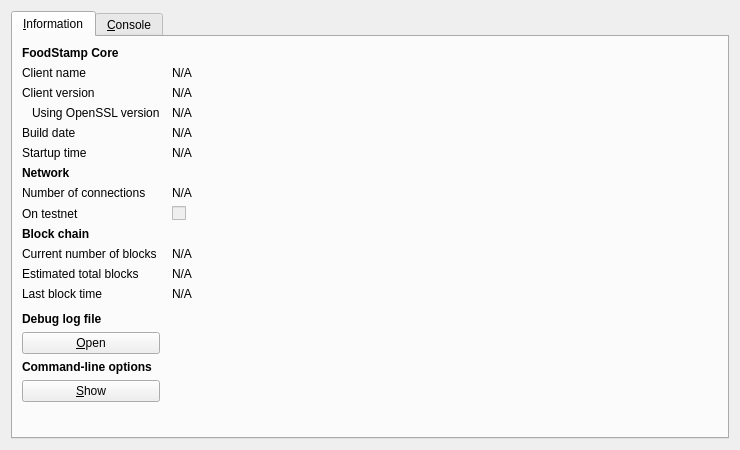
<?xml version="1.0" encoding="UTF-8"?>
<ui version="4.0">
 <class>RPCConsole</class>
 <widget class="QDialog" name="RPCConsole">
  <property name="geometry">
   <rect>
    <x>0</x>
    <y>0</y>
    <width>740</width>
    <height>450</height>
   </rect>
  </property>
  <property name="windowTitle">
   <string>FoodStamp - Debug window</string>
  </property>
  <layout class="QVBoxLayout" name="verticalLayout_2">
   <item>
    <widget class="QTabWidget" name="tabWidget">
     <property name="currentIndex">
      <number>0</number>
     </property>
     <widget class="QWidget" name="tab_info">
      <attribute name="title">
       <string>&amp;Information</string>
      </attribute>
      <layout class="QGridLayout" name="gridLayout" columnstretch="0,1">
       <property name="horizontalSpacing">
        <number>12</number>
       </property>
       <item row="0" column="0">
        <widget class="QLabel" name="label_9">
         <property name="font">
          <font>
           <weight>75</weight>
           <bold>true</bold>
          </font>
         </property>
         <property name="text">
          <string>FoodStamp Core</string>
         </property>
        </widget>
       </item>
       <item row="1" column="0">
        <widget class="QLabel" name="label_5">
         <property name="text">
          <string>Client name</string>
         </property>
        </widget>
       </item>
       <item row="1" column="1">
        <widget class="QLabel" name="clientName">
         <property name="cursor">
          <cursorShape>IBeamCursor</cursorShape>
         </property>
         <property name="text">
          <string>N/A</string>
         </property>
         <property name="textFormat">
          <enum>Qt::PlainText</enum>
         </property>
         <property name="textInteractionFlags">
          <set>Qt::LinksAccessibleByMouse|Qt::TextSelectableByKeyboard|Qt::TextSelectableByMouse</set>
         </property>
        </widget>
       </item>
       <item row="2" column="0">
        <widget class="QLabel" name="label_6">
         <property name="text">
          <string>Client version</string>
         </property>
        </widget>
       </item>
       <item row="2" column="1">
        <widget class="QLabel" name="clientVersion">
         <property name="cursor">
          <cursorShape>IBeamCursor</cursorShape>
         </property>
         <property name="text">
          <string>N/A</string>
         </property>
         <property name="textFormat">
          <enum>Qt::PlainText</enum>
         </property>
         <property name="textInteractionFlags">
          <set>Qt::LinksAccessibleByMouse|Qt::TextSelectableByKeyboard|Qt::TextSelectableByMouse</set>
         </property>
        </widget>
       </item>
       <item row="3" column="0">
        <widget class="QLabel" name="label_14">
         <property name="text">
          <string>Using OpenSSL version</string>
         </property>
         <property name="indent">
          <number>10</number>
         </property>
        </widget>
       </item>
       <item row="3" column="1">
        <widget class="QLabel" name="openSSLVersion">
         <property name="cursor">
          <cursorShape>IBeamCursor</cursorShape>
         </property>
         <property name="text">
          <string>N/A</string>
         </property>
         <property name="textFormat">
          <enum>Qt::PlainText</enum>
         </property>
         <property name="textInteractionFlags">
          <set>Qt::LinksAccessibleByMouse|Qt::TextSelectableByKeyboard|Qt::TextSelectableByMouse</set>
         </property>
        </widget>
       </item>
       <item row="4" column="0">
        <widget class="QLabel" name="label_12">
         <property name="text">
          <string>Build date</string>
         </property>
        </widget>
       </item>
       <item row="4" column="1">
        <widget class="QLabel" name="buildDate">
         <property name="cursor">
          <cursorShape>IBeamCursor</cursorShape>
         </property>
         <property name="text">
          <string>N/A</string>
         </property>
         <property name="textFormat">
          <enum>Qt::PlainText</enum>
         </property>
         <property name="textInteractionFlags">
          <set>Qt::LinksAccessibleByMouse|Qt::TextSelectableByKeyboard|Qt::TextSelectableByMouse</set>
         </property>
        </widget>
       </item>
       <item row="5" column="0">
        <widget class="QLabel" name="label_13">
         <property name="text">
          <string>Startup time</string>
         </property>
        </widget>
       </item>
       <item row="5" column="1">
        <widget class="QLabel" name="startupTime">
         <property name="cursor">
          <cursorShape>IBeamCursor</cursorShape>
         </property>
         <property name="text">
          <string>N/A</string>
         </property>
         <property name="textFormat">
          <enum>Qt::PlainText</enum>
         </property>
         <property name="textInteractionFlags">
          <set>Qt::LinksAccessibleByMouse|Qt::TextSelectableByKeyboard|Qt::TextSelectableByMouse</set>
         </property>
        </widget>
       </item>
       <item row="6" column="0">
        <widget class="QLabel" name="label_11">
         <property name="font">
          <font>
           <weight>75</weight>
           <bold>true</bold>
          </font>
         </property>
         <property name="text">
          <string>Network</string>
         </property>
        </widget>
       </item>
       <item row="7" column="0">
        <widget class="QLabel" name="label_7">
         <property name="text">
          <string>Number of connections</string>
         </property>
        </widget>
       </item>
       <item row="7" column="1">
        <widget class="QLabel" name="numberOfConnections">
         <property name="cursor">
          <cursorShape>IBeamCursor</cursorShape>
         </property>
         <property name="text">
          <string>N/A</string>
         </property>
         <property name="textFormat">
          <enum>Qt::PlainText</enum>
         </property>
         <property name="textInteractionFlags">
          <set>Qt::LinksAccessibleByMouse|Qt::TextSelectableByKeyboard|Qt::TextSelectableByMouse</set>
         </property>
        </widget>
       </item>
       <item row="8" column="0">
        <widget class="QLabel" name="label_8">
         <property name="text">
          <string>On testnet</string>
         </property>
        </widget>
       </item>
       <item row="8" column="1">
        <widget class="QCheckBox" name="isTestNet">
         <property name="enabled">
          <bool>false</bool>
         </property>
         <property name="text">
          <string/>
         </property>
        </widget>
       </item>
       <item row="9" column="0">
        <widget class="QLabel" name="label_10">
         <property name="font">
          <font>
           <weight>75</weight>
           <bold>true</bold>
          </font>
         </property>
         <property name="text">
          <string>Block chain</string>
         </property>
        </widget>
       </item>
       <item row="10" column="0">
        <widget class="QLabel" name="label_3">
         <property name="text">
          <string>Current number of blocks</string>
         </property>
        </widget>
       </item>
       <item row="10" column="1">
        <widget class="QLabel" name="numberOfBlocks">
         <property name="cursor">
          <cursorShape>IBeamCursor</cursorShape>
         </property>
         <property name="text">
          <string>N/A</string>
         </property>
         <property name="textFormat">
          <enum>Qt::PlainText</enum>
         </property>
         <property name="textInteractionFlags">
          <set>Qt::LinksAccessibleByMouse|Qt::TextSelectableByKeyboard|Qt::TextSelectableByMouse</set>
         </property>
        </widget>
       </item>
       <item row="11" column="0">
        <widget class="QLabel" name="label_4">
         <property name="text">
          <string>Estimated total blocks</string>
         </property>
        </widget>
       </item>
       <item row="11" column="1">
        <widget class="QLabel" name="totalBlocks">
         <property name="cursor">
          <cursorShape>IBeamCursor</cursorShape>
         </property>
         <property name="text">
          <string>N/A</string>
         </property>
         <property name="textFormat">
          <enum>Qt::PlainText</enum>
         </property>
         <property name="textInteractionFlags">
          <set>Qt::LinksAccessibleByMouse|Qt::TextSelectableByKeyboard|Qt::TextSelectableByMouse</set>
         </property>
        </widget>
       </item>
       <item row="12" column="0">
        <widget class="QLabel" name="label_2">
         <property name="text">
          <string>Last block time</string>
         </property>
        </widget>
       </item>
       <item row="12" column="1">
        <widget class="QLabel" name="lastBlockTime">
         <property name="cursor">
          <cursorShape>IBeamCursor</cursorShape>
         </property>
         <property name="text">
          <string>N/A</string>
         </property>
         <property name="textFormat">
          <enum>Qt::PlainText</enum>
         </property>
         <property name="textInteractionFlags">
          <set>Qt::LinksAccessibleByMouse|Qt::TextSelectableByKeyboard|Qt::TextSelectableByMouse</set>
         </property>
        </widget>
       </item>
       <item row="13" column="0">
        <spacer name="verticalSpacer_2">
         <property name="orientation">
          <enum>Qt::Vertical</enum>
         </property>
         <property name="sizeHint" stdset="0">
          <size>
           <width>20</width>
           <height>20</height>
          </size>
         </property>
        </spacer>
       </item>
       <item row="14" column="0">
        <widget class="QLabel" name="labelDebugLogfile">
         <property name="font">
          <font>
           <weight>75</weight>
           <bold>true</bold>
          </font>
         </property>
         <property name="text">
          <string>Debug log file</string>
         </property>
        </widget>
       </item>
       <item row="15" column="0">
        <widget class="QPushButton" name="openDebugLogfileButton">
         <property name="toolTip">
          <string>Open the FoodStamp debug log file from the current data directory. This can take a few seconds for large log files.</string>
         </property>
         <property name="text">
          <string>&amp;Open</string>
         </property>
         <property name="autoDefault">
          <bool>false</bool>
         </property>
        </widget>
       </item>
       <item row="16" column="0">
        <widget class="QLabel" name="labelCLOptions">
         <property name="font">
          <font>
           <weight>75</weight>
           <bold>true</bold>
          </font>
         </property>
         <property name="text">
          <string>Command-line options</string>
         </property>
        </widget>
       </item>
       <item row="17" column="0">
        <widget class="QPushButton" name="showCLOptionsButton">
         <property name="toolTip">
          <string>Show the FoodStamp-Qt help message to get a list with possible FoodStamp command-line options.</string>
         </property>
         <property name="text">
          <string>&amp;Show</string>
         </property>
         <property name="autoDefault">
          <bool>false</bool>
         </property>
        </widget>
       </item>
       <item row="18" column="0">
        <spacer name="verticalSpacer">
         <property name="orientation">
          <enum>Qt::Vertical</enum>
         </property>
         <property name="sizeHint" stdset="0">
          <size>
           <width>20</width>
           <height>40</height>
          </size>
         </property>
        </spacer>
       </item>
      </layout>
     </widget>
     <widget class="QWidget" name="tab_console">
      <attribute name="title">
       <string>&amp;Console</string>
      </attribute>
      <layout class="QVBoxLayout" name="verticalLayout_3">
       <property name="spacing">
        <number>3</number>
       </property>
       <item>
        <widget class="QTextEdit" name="messagesWidget">
         <property name="minimumSize">
          <size>
           <width>0</width>
           <height>100</height>
          </size>
         </property>
         <property name="readOnly">
          <bool>true</bool>
         </property>
         <property name="tabKeyNavigation" stdset="0">
          <bool>false</bool>
         </property>
         <property name="columnCount" stdset="0">
          <number>2</number>
         </property>
        </widget>
       </item>
       <item>
        <layout class="QHBoxLayout" name="horizontalLayout">
         <property name="spacing">
          <number>3</number>
         </property>
         <item>
          <widget class="QLabel" name="label">
           <property name="text">
            <string notr="true">&gt;</string>
           </property>
          </widget>
         </item>
         <item>
          <widget class="QLineEdit" name="lineEdit"/>
         </item>
         <item>
          <widget class="QPushButton" name="clearButton">
           <property name="maximumSize">
            <size>
             <width>24</width>
             <height>24</height>
            </size>
           </property>
           <property name="toolTip">
            <string>Clear console</string>
           </property>
           <property name="text">
            <string/>
           </property>
           <property name="icon">
            <iconset resource="../bitcoin.qrc">
             <normaloff>:/icons/remove</normaloff>:/icons/remove</iconset>
           </property>
           <property name="shortcut">
            <string notr="true">Ctrl+L</string>
           </property>
           <property name="autoDefault">
            <bool>false</bool>
           </property>
          </widget>
         </item>
        </layout>
       </item>
      </layout>
     </widget>
    </widget>
   </item>
  </layout>
 </widget>
 <resources>
  <include location="../bitcoin.qrc"/>
 </resources>
 <connections/>
</ui>
